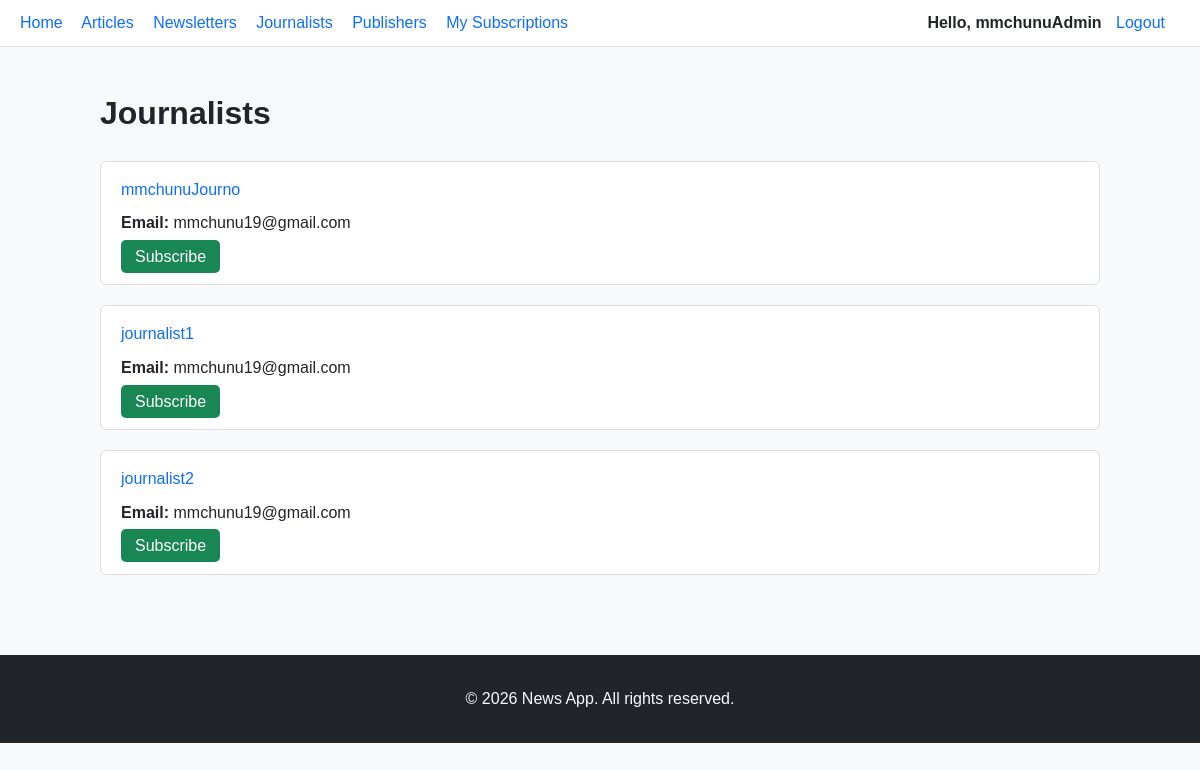
Page /journalists/ (signed in) on the committed database.
### news/models.py (models this page shows, shortened)
class CustomUser(AbstractUser):
    role = models.CharField(
        max_length=20,
        choices=ROLE_CHOICES,
        default=ROLE_READER,
        help_text="Role of the user: Reader, Journalist, or Editor",
    )

### news/views.py (the view)
# urls.py: path("journalists/", views.journalist_list, name="journalist_list"),
@login_required
def journalist_list(request):
    journalists = CustomUser.objects.filter(role=ROLE_JOURNALIST)
    subscribed_journalist_ids = []
    if request.user.role == ROLE_READER:
        subscribed_journalist_ids = request.user.journalist_subscriptions.values_list(
            "journalist__id", flat=True
        )
    return render(
        request,
        "news/journalist_list.html",
        {
            "journalists": journalists,
            "subscribed_journalist_ids": subscribed_journalist_ids,
        },
    )

### news/templates/news/journalist_list.html (shortened to what this page needs)
{% extends "news/base.html" %}
{% block content %}
<h1>Journalists</h1>
{% if journalists %}
    <ul class="list-clean">
        {% for journalist in journalists %}
            <li class="journalist-card">
                <a href="{% url 'journalist_detail' journalist.pk %}" class="link">
                    {{ journalist.username }}
                </a>
                <p><strong>Email:</strong> {{ journalist.email }}</p>
                {% if user.role == 'reader' %}
                    {% if journalist.id in subscribed_journalist_ids %}
                        <a href="{% url 'journalist_subscription' journalist.pk %}?next={% url 'journalist_list' %}" class="btn btn-danger">
                            Unsubscribe
                        </a>
                    {% else %}
                        <a href="{% url 'journalist_subscription' journalist.pk %}?next={% url 'journalist_list' %}" class="btn btn-success">
                            Subscribe
                        </a>
                    {% endif %}
                {% endif %}
            </li>
        {% endfor %}
    </ul>
{% else %}
    <p>No journalists found.</p>
{% endif %}
{% endblock %}

### news/templates/news/base.html (shortened to what this page needs)
{% load static %}
<!DOCTYPE html>
<html lang="en">
<head>
    <link rel="stylesheet" href="{% static 'news/css/styles.css' %}">
</head>
<body>
    <div class="site-wrapper">
        <nav class="navbar">
            {% if user.is_authenticated %}
                <div class="nav-left">
                    <a href="{% url 'home' %}">Home</a>
                    {% if user.role == "reader" %}
                        <a href="{% url 'article_list' %}">Articles</a>
                        <a href="{% url 'newsletter_list' %}">Newsletters</a>
                        <a href="{% url 'journalist_list' %}">Journalists</a>
                        <a href="{% url 'publisher_list' %}">Publishers</a>
                        <a href="{% url 'my_subscriptions' %}">My Subscriptions</a>
                    {% elif user.role == "journalist" %}
                        <a href="{% url 'my_articles' %}">My Articles</a>
                        <a href="{% url 'my_newsletters' %}">My Newsletters</a>
                        <a href="{% url 'article_create' %}">+ New Article</a>
                        <a href="{% url 'newsletter_create' %}">+ New Newsletter</a>
                    {% endif %}
                </div>
                <div class="nav-right">
                    <span class="nav-user">Hello, {{ user.username }}</span>
                    <a href="{% url 'logout' %}">Logout</a>
                </div>
            {% endif %}
        </nav>
        <main class="main-content">
            {% block content %}
            {% endblock %}
        </main>
        <footer class="site-footer">
            <p>&copy; 2026 News App. All rights reserved.</p>
        </footer>
    </div>
</body>
</html>

### static/news/css/styles.css (style rules this page uses)
body { font-family: Arial, Helvetica, sans-serif; background-color: #f8f9fa; color: #212529; margin: 0; padding: 0; line-height: 1.6; }
a { text-decoration: none; color: #0d6efd; }
nav { display: flex; justify-content: space-between; align-items: center; background-color: #ffffff; padding: 10px 20px; border-bottom: 1px solid #dee2e6; position: sticky; top: 0; z-index: 100; }
nav .nav-left a, nav .nav-right a { margin-right: 15px; }
nav .nav-user { margin-right: 10px; font-weight: bold; }
.btn-success { background-color: #198754; color: white; }
.btn { cursor: pointer; border: none; border-radius: 5px; padding: 8px 14px; font-size: 1em; text-align: center; }
main { padding: 20px; max-width: 1000px; margin: 0 auto; }
footer { background-color: #212529; color: #f8f9fa; text-align: center; padding: 15px; margin-top: 40px; }
.list-clean { list-style: none; padding: 0; margin: 0; }
.journalist-card { background-color: #ffffff; border: 1px solid #ddd; border-radius: 6px; padding: 15px 20px; margin-bottom: 20px; }
.journalist-card p { margin: 8px 0; }

### rows in the picture
CustomUser: username "mmchunuAdmin"
CustomUser: username "mmchunuJourno", email "mmchunu19@gmail.com", shows "Subscribe"
CustomUser: username "journalist1", email "mmchunu19@gmail.com", shows "Subscribe"
CustomUser: username "journalist2", email "mmchunu19@gmail.com", shows "Subscribe"
